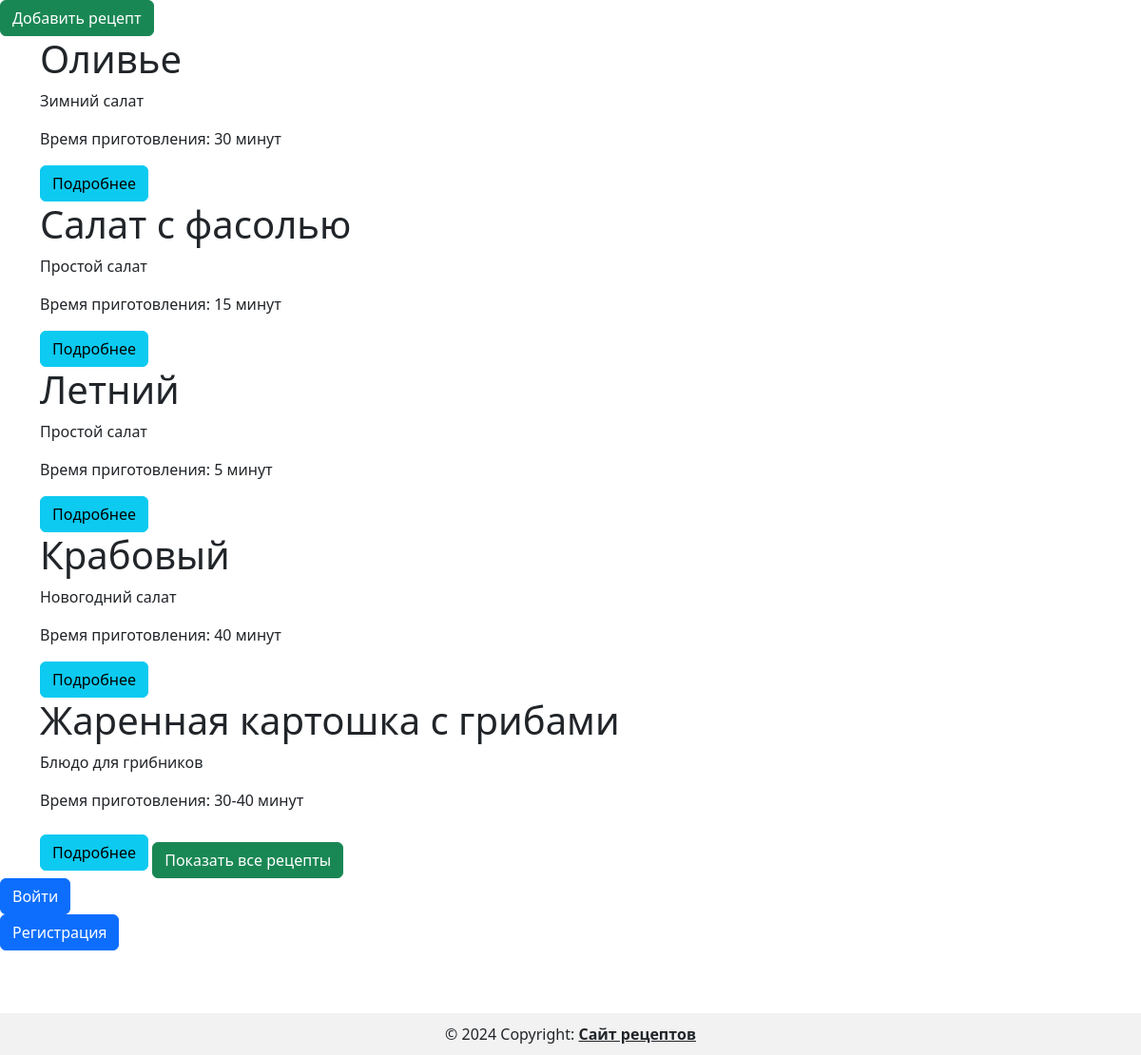
The page / on the database its author committed.
### recipe_app/models.py (models this page shows, shortened)
class Recipe(models.Model):
    title = models.CharField(max_length=60)
    description = models.CharField(max_length=200)
    ingredients = models.CharField(max_length=200)
    steps_cooking = models.CharField(max_length=200)
    time_cooking = models.CharField(max_length=30)
    image_dish = models.ImageField(upload_to='media/recipes/')

### recipe_app/views.py (the view)
# urls.py: path('', views.get_five_recipes, name='index'),
def get_five_recipes(request):
    recipes_queryset = Recipe.objects.all()
    if recipes_queryset.count() <= 5:
        recipes = recipes_queryset
    else:
        recipe_ids = list(recipes_queryset.values_list('id', flat=True))
        random_ids = sample(recipe_ids, 5)
        recipes = Recipe.objects.filter(id__in=random_ids)
    context = {
        'recipes': recipes,
    }
    return render(request, 'recipe_app/index.html', context)

### recipe_app/templates/recipe_app/index.html (shortened to what this page needs)
{% extends 'recipe_app/base.html' %}
{% block content %}
<a href="{% url 'recipe_app:create_recipe' %}" class="btn btn-success">Добавить рецепт</a>
    <div class="container">
        {% for el in recipes %}
            <h1>{{ el.title }}</h1>
            <p>{{ el.description }}</p>
            <p>Время приготовления: {{ el.time_cooking }}</p>
            <a href="{% url 'recipe_app:get_recipe' el.id %}" class="btn btn-info">Подробнее</a>
        {% endfor %}
        <a href="{% url 'recipe_app:get_full_recipes' %}" class="btn btn-success mt-3">Показать все рецепты</a>
    </div>
        <div>
            {% if user.is_authenticated %}
                <p>Добро пожаловать, {{ user.username }}!</p>
                <form method="get" action="{% url 'users_app:logout' %}">
                    <button type="submit" class="btn btn-danger">Выйти</button>
                </form>
            {% else %}
                <form method="get" action="{% url 'users_app:authorization' %}">
                    <button type="submit" class="btn btn-primary">Войти</button>
                </form>
                <form method="get" action="{% url 'users_app:register' %}">
                    <button type="submit" class="btn btn-primary">Регистрация</button>
                </form>
            {% endif %}
        </div>
    </div>
{% endblock %}

### rows shown on the page
Recipe: title "Оливье", description "Зимний салат", time_cooking "30 минут"
Recipe: title "Салат с фасолью", description "Простой салат", time_cooking "15 минут"
Recipe: title "Летний", description "Простой салат", time_cooking "5 минут"
Recipe: title "Крабовый", description "Новогодний салат", time_cooking "40 минут"
Recipe: title "Жаренная картошка с грибами", description "Блюдо для грибников", time_cooking "30-40 минут"
